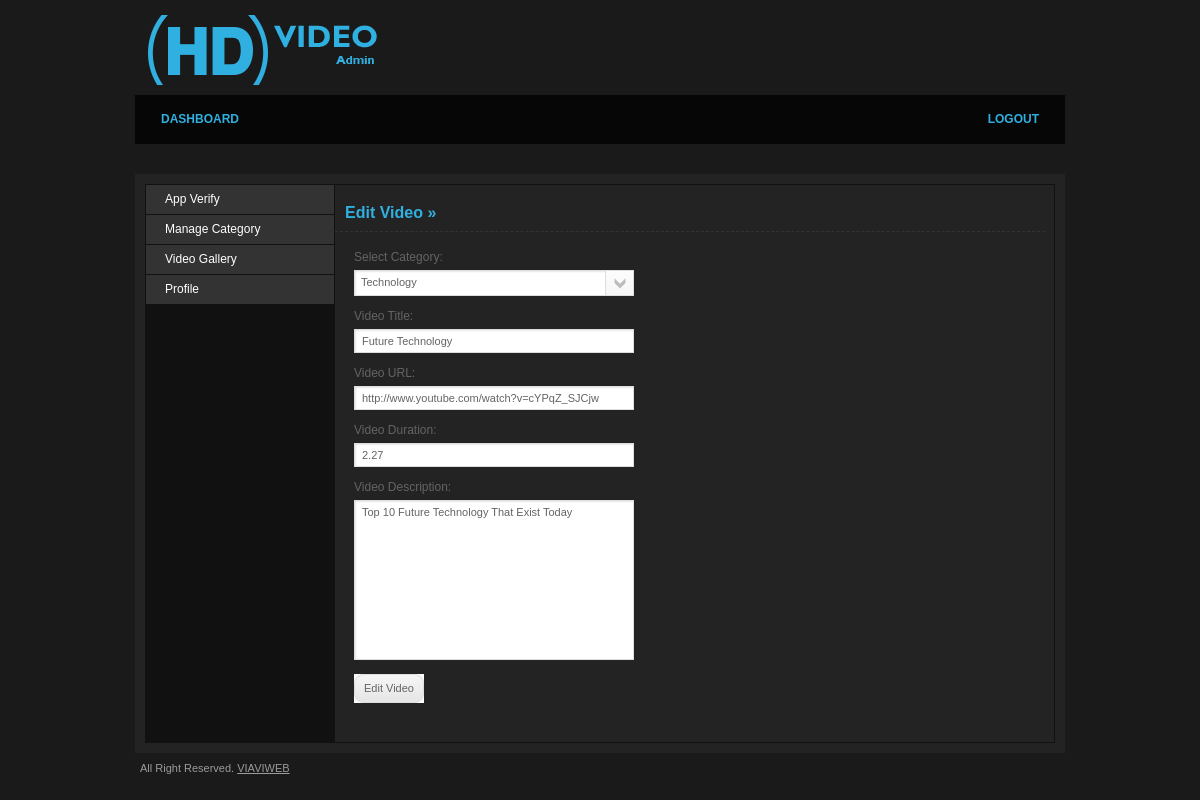
The page /edit_gallery_video.php?vid_id=89 (signed in) on the database its author committed.
### tables this page shows
CREATE TABLE IF NOT EXISTS `tbl_gallery` (
  `id` int(11) NOT NULL AUTO_INCREMENT,
  `cat_id` int(11) NOT NULL,
  `video_title` varchar(255) NOT NULL,
  `video_url` varchar(255) NOT NULL,
  `video_id` varchar(255) NOT NULL,
  `video_duration` varchar(255) NOT NULL,
  `video_description` varchar(255) NOT NULL,
  PRIMARY KEY (`id`)
);

### edit_gallery_video.php (the view, shortened to what this page needs)
<?php include("includes/header.php");
	require("includes/function.php");
	if(isset($_GET['vid_id']))
	{
		$img_qry="SELECT * FROM  tbl_gallery WHERE id='".$_GET['vid_id']."'";
		$img_res=mysql_query($img_qry);
		$img_row=mysql_fetch_assoc($img_res);
	}
?>
                <div id="main">
                	<h2>Edit Video &raquo;</h2>
					<form action="" method="post" class="jNice" enctype="multipart/form-data">
						<fieldset>
							<p>
								<label>Select Category:</label>
								 </p>
							<p><label>Video Title:</label>
								<input type="text" name="video_title" id="video_title" value="<?php echo $img_row['video_title'];?>" class="text-long" placeholder="Test Video" />
							</p>
                            <p><label>Video URL:</label>
								<input type="text" name="video_url" id="video_url" value="<?php echo $img_row['video_url'];?>" class="text-long" placeholder="https://www.youtube.com/watch?v=xxxxxxxx"/>
							</p>
                            <p><label>Video Duration:</label>
								<input type="text" name="video_duration" id="video_duration" value="<?php echo $img_row['video_duration'];?>" class="text-long" placeholder="3:50" />
							</p>
                        	 <p><label>Video Description:</label>
                            	<textarea name="vid_description" id="vid_description" class="text-long"><?php echo $img_row['video_description'];?></textarea>
                            </p>
                        </fieldset>
                    </form>
                </div>
            </div>
        </div>
<?php include("includes/footer.php");?>

### style/css/layout.css (style rules this page uses)
body { background: #1a1a1a; font-family: Arial, Helvetica, sans-serif; font-size: 12px; color: #646464; text-align: center; }
h2 { width:100%; padding-left:10px!important; color: #30b0e0; font-size: 16px; line-height: 16px; font-weight: bold; margin: 20px 0 0 0; padding: 0 0 10px 0; border-bottom: 1px dashed #333; }
#main { width: 700px; float: right; padding: 0 19px 0 0; background:#232323; }
#main fieldset { padding: 19px; margin: 0 0 20px 0; }
#main fieldset p { margin: 0 0 14px 0; float: left; width: 100%; }
#main fieldset label { display: block; width: 100%; margin: 0 0 7px 0; line-height: 12px; }
#main fieldset .text-long { border: 1px solid #ddd; background: #fff url(../img/input-shaddow.gif) no-repeat left top; font: 11px Arial, Helvetica, sans-serif; color: #646464; padding: 5px 7px; width: 264px; float: left; margin: 0 10px 0 0; }
#main fieldset textarea { border: 1px solid #ddd; background: #fff url(../img/input-shaddow.gif) no-repeat left top; font: 11px Arial, Helvetica, sans-serif; color: #646464; padding: 5px 7px; width: 364px; float: left; margin: 0 10px 0 0; height: 148px; overflow: hidden; }

### rows shown on the page
tbl_gallery: video_title "Future Technology", video_url "http://www.youtube.com/watch?v=cYPqZ_SJCjw", video_duration "2.27", vid_description "Top 10 Future Technology That Exist Today"
